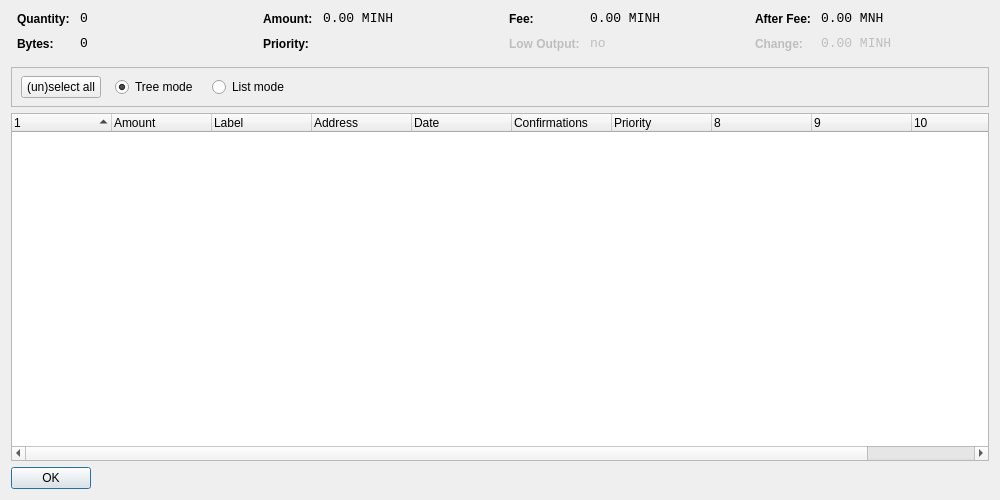
<?xml version="1.0" encoding="UTF-8"?>
<ui version="4.0">
 <class>CoinControlDialog</class>
 <widget class="QDialog" name="CoinControlDialog">
  <property name="geometry">
   <rect>
    <x>0</x>
    <y>0</y>
    <width>1000</width>
    <height>500</height>
   </rect>
  </property>
  <property name="windowTitle">
   <string>Coin Control</string>
  </property>
  <layout class="QVBoxLayout" name="verticalLayout">
   <item>
    <layout class="QHBoxLayout" name="horizontalLayoutTop" stretch="0,0,0,0">
     <property name="topMargin">
      <number>0</number>
     </property>
     <property name="bottomMargin">
      <number>10</number>
     </property>
     <item>
      <layout class="QFormLayout" name="formLayoutCoinControl1">
       <property name="horizontalSpacing">
        <number>10</number>
       </property>
       <property name="verticalSpacing">
        <number>10</number>
       </property>
       <property name="leftMargin">
        <number>6</number>
       </property>
       <property name="rightMargin">
        <number>6</number>
       </property>
       <item row="0" column="0">
        <widget class="QLabel" name="labelCoinControlQuantityText">
         <property name="styleSheet">
          <string notr="true">font-weight:bold;</string>
         </property>
         <property name="text">
          <string>Quantity:</string>
         </property>
        </widget>
       </item>
       <item row="0" column="1">
        <widget class="QLabel" name="labelCoinControlQuantity">
         <property name="font">
          <font>
           <family>Monospace</family>
           <pointsize>10</pointsize>
          </font>
         </property>
         <property name="cursor">
          <cursorShape>IBeamCursor</cursorShape>
         </property>
         <property name="contextMenuPolicy">
          <enum>Qt::ActionsContextMenu</enum>
         </property>
         <property name="text">
          <string notr="true">0</string>
         </property>
         <property name="textInteractionFlags">
          <set>Qt::LinksAccessibleByMouse|Qt::TextSelectableByKeyboard|Qt::TextSelectableByMouse</set>
         </property>
        </widget>
       </item>
       <item row="1" column="0">
        <widget class="QLabel" name="labelCoinControlBytesText">
         <property name="styleSheet">
          <string notr="true">font-weight:bold;</string>
         </property>
         <property name="text">
          <string>Bytes:</string>
         </property>
        </widget>
       </item>
       <item row="1" column="1">
        <widget class="QLabel" name="labelCoinControlBytes">
         <property name="font">
          <font>
           <family>Monospace</family>
           <pointsize>10</pointsize>
          </font>
         </property>
         <property name="cursor">
          <cursorShape>IBeamCursor</cursorShape>
         </property>
         <property name="contextMenuPolicy">
          <enum>Qt::ActionsContextMenu</enum>
         </property>
         <property name="text">
          <string notr="true">0</string>
         </property>
         <property name="textInteractionFlags">
          <set>Qt::LinksAccessibleByMouse|Qt::TextSelectableByKeyboard|Qt::TextSelectableByMouse</set>
         </property>
        </widget>
       </item>
      </layout>
     </item>
     <item>
      <layout class="QFormLayout" name="formLayoutCoinControl2">
       <property name="horizontalSpacing">
        <number>10</number>
       </property>
       <property name="verticalSpacing">
        <number>10</number>
       </property>
       <property name="leftMargin">
        <number>6</number>
       </property>
       <property name="rightMargin">
        <number>6</number>
       </property>
       <item row="0" column="0">
        <widget class="QLabel" name="labelCoinControlAmountText">
         <property name="styleSheet">
          <string notr="true">font-weight:bold;</string>
         </property>
         <property name="text">
          <string>Amount:</string>
         </property>
        </widget>
       </item>
       <item row="0" column="1">
        <widget class="QLabel" name="labelCoinControlAmount">
         <property name="font">
          <font>
           <family>Monospace</family>
           <pointsize>10</pointsize>
          </font>
         </property>
         <property name="cursor">
          <cursorShape>IBeamCursor</cursorShape>
         </property>
         <property name="contextMenuPolicy">
          <enum>Qt::ActionsContextMenu</enum>
         </property>
         <property name="text">
          <string notr="true">0.00 MINH</string>
         </property>
         <property name="textInteractionFlags">
          <set>Qt::LinksAccessibleByMouse|Qt::TextSelectableByKeyboard|Qt::TextSelectableByMouse</set>
         </property>
        </widget>
       </item>
       <item row="1" column="0">
        <widget class="QLabel" name="labelCoinControlPriorityText">
         <property name="styleSheet">
          <string notr="true">font-weight:bold;</string>
         </property>
         <property name="text">
          <string>Priority:</string>
         </property>
        </widget>
       </item>
       <item row="1" column="1">
        <widget class="QLabel" name="labelCoinControlPriority">
         <property name="font">
          <font>
           <family>Monospace</family>
           <pointsize>10</pointsize>
          </font>
         </property>
         <property name="cursor">
          <cursorShape>IBeamCursor</cursorShape>
         </property>
         <property name="contextMenuPolicy">
          <enum>Qt::ActionsContextMenu</enum>
         </property>
         <property name="text">
          <string/>
         </property>
         <property name="textInteractionFlags">
          <set>Qt::LinksAccessibleByMouse|Qt::TextSelectableByKeyboard|Qt::TextSelectableByMouse</set>
         </property>
        </widget>
       </item>
      </layout>
     </item>
     <item>
      <layout class="QFormLayout" name="formLayoutCoinControl3">
       <property name="horizontalSpacing">
        <number>10</number>
       </property>
       <property name="verticalSpacing">
        <number>10</number>
       </property>
       <property name="leftMargin">
        <number>6</number>
       </property>
       <property name="rightMargin">
        <number>6</number>
       </property>
       <item row="0" column="0">
        <widget class="QLabel" name="labelCoinControlFeeText">
         <property name="styleSheet">
          <string notr="true">font-weight:bold;</string>
         </property>
         <property name="text">
          <string>Fee:</string>
         </property>
        </widget>
       </item>
       <item row="0" column="1">
        <widget class="QLabel" name="labelCoinControlFee">
         <property name="font">
          <font>
           <family>Monospace</family>
           <pointsize>10</pointsize>
          </font>
         </property>
         <property name="cursor">
          <cursorShape>IBeamCursor</cursorShape>
         </property>
         <property name="contextMenuPolicy">
          <enum>Qt::ActionsContextMenu</enum>
         </property>
         <property name="text">
          <string notr="true">0.00 MINH</string>
         </property>
         <property name="textInteractionFlags">
          <set>Qt::LinksAccessibleByMouse|Qt::TextSelectableByKeyboard|Qt::TextSelectableByMouse</set>
         </property>
        </widget>
       </item>
       <item row="1" column="0">
        <widget class="QLabel" name="labelCoinControlLowOutputText">
         <property name="enabled">
          <bool>false</bool>
         </property>
         <property name="styleSheet">
          <string notr="true">font-weight:bold;</string>
         </property>
         <property name="text">
          <string>Low Output:</string>
         </property>
        </widget>
       </item>
       <item row="1" column="1">
        <widget class="QLabel" name="labelCoinControlLowOutput">
         <property name="enabled">
          <bool>false</bool>
         </property>
         <property name="font">
          <font>
           <family>Monospace</family>
           <pointsize>10</pointsize>
          </font>
         </property>
         <property name="cursor">
          <cursorShape>IBeamCursor</cursorShape>
         </property>
         <property name="contextMenuPolicy">
          <enum>Qt::ActionsContextMenu</enum>
         </property>
         <property name="text">
          <string notr="true">no</string>
         </property>
         <property name="textInteractionFlags">
          <set>Qt::LinksAccessibleByMouse|Qt::TextSelectableByKeyboard|Qt::TextSelectableByMouse</set>
         </property>
        </widget>
       </item>
      </layout>
     </item>
     <item>
      <layout class="QFormLayout" name="formLayoutCoinControl4">
       <property name="horizontalSpacing">
        <number>10</number>
       </property>
       <property name="verticalSpacing">
        <number>10</number>
       </property>
       <property name="leftMargin">
        <number>6</number>
       </property>
       <property name="rightMargin">
        <number>6</number>
       </property>
       <item row="0" column="0">
        <widget class="QLabel" name="labelCoinControlAfterFeeText">
         <property name="styleSheet">
          <string notr="true">font-weight:bold;</string>
         </property>
         <property name="text">
          <string>After Fee:</string>
         </property>
        </widget>
       </item>
       <item row="0" column="1">
        <widget class="QLabel" name="labelCoinControlAfterFee">
         <property name="font">
          <font>
           <family>Monospace</family>
           <pointsize>10</pointsize>
          </font>
         </property>
         <property name="cursor">
          <cursorShape>IBeamCursor</cursorShape>
         </property>
         <property name="contextMenuPolicy">
          <enum>Qt::ActionsContextMenu</enum>
         </property>
         <property name="text">
          <string notr="true">0.00 MNH</string>
         </property>
         <property name="textInteractionFlags">
          <set>Qt::LinksAccessibleByMouse|Qt::TextSelectableByKeyboard|Qt::TextSelectableByMouse</set>
         </property>
        </widget>
       </item>
       <item row="1" column="0">
        <widget class="QLabel" name="labelCoinControlChangeText">
         <property name="enabled">
          <bool>false</bool>
         </property>
         <property name="styleSheet">
          <string notr="true">font-weight:bold;</string>
         </property>
         <property name="text">
          <string>Change:</string>
         </property>
        </widget>
       </item>
       <item row="1" column="1">
        <widget class="QLabel" name="labelCoinControlChange">
         <property name="enabled">
          <bool>false</bool>
         </property>
         <property name="font">
          <font>
           <family>Monospace</family>
           <pointsize>10</pointsize>
          </font>
         </property>
         <property name="cursor">
          <cursorShape>IBeamCursor</cursorShape>
         </property>
         <property name="contextMenuPolicy">
          <enum>Qt::ActionsContextMenu</enum>
         </property>
         <property name="text">
          <string notr="true">0.00 MINH</string>
         </property>
         <property name="textInteractionFlags">
          <set>Qt::LinksAccessibleByMouse|Qt::TextSelectableByKeyboard|Qt::TextSelectableByMouse</set>
         </property>
        </widget>
       </item>
      </layout>
     </item>
    </layout>
   </item>
   <item>
    <widget class="QFrame" name="frame">
     <property name="minimumSize">
      <size>
       <width>0</width>
       <height>40</height>
      </size>
     </property>
     <property name="frameShape">
      <enum>QFrame::StyledPanel</enum>
     </property>
     <property name="frameShadow">
      <enum>QFrame::Sunken</enum>
     </property>
     <widget class="QWidget" name="horizontalLayoutWidget">
      <property name="geometry">
       <rect>
        <x>10</x>
        <y>0</y>
        <width>781</width>
        <height>41</height>
       </rect>
      </property>
      <layout class="QHBoxLayout" name="horizontalLayoutPanel" stretch="0,0,0,0">
       <property name="spacing">
        <number>14</number>
       </property>
       <item>
        <widget class="QPushButton" name="pushButtonSelectAll">
         <property name="sizePolicy">
          <sizepolicy hsizetype="Maximum" vsizetype="Fixed">
           <horstretch>0</horstretch>
           <verstretch>0</verstretch>
          </sizepolicy>
         </property>
         <property name="text">
          <string>(un)select all</string>
         </property>
        </widget>
       </item>
       <item>
        <widget class="QRadioButton" name="radioTreeMode">
         <property name="sizePolicy">
          <sizepolicy hsizetype="Maximum" vsizetype="Fixed">
           <horstretch>0</horstretch>
           <verstretch>0</verstretch>
          </sizepolicy>
         </property>
         <property name="text">
          <string>Tree mode</string>
         </property>
         <property name="checked">
          <bool>true</bool>
         </property>
        </widget>
       </item>
       <item>
        <widget class="QRadioButton" name="radioListMode">
         <property name="sizePolicy">
          <sizepolicy hsizetype="Maximum" vsizetype="Fixed">
           <horstretch>0</horstretch>
           <verstretch>0</verstretch>
          </sizepolicy>
         </property>
         <property name="text">
          <string>List mode</string>
         </property>
        </widget>
       </item>
       <item>
        <spacer name="horizontalSpacer">
         <property name="orientation">
          <enum>Qt::Horizontal</enum>
         </property>
         <property name="sizeHint" stdset="0">
          <size>
           <width>40</width>
           <height>20</height>
          </size>
         </property>
        </spacer>
       </item>
      </layout>
     </widget>
    </widget>
   </item>
   <item>
    <widget class="CoinControlTreeWidget" name="treeWidget">
     <property name="contextMenuPolicy">
      <enum>Qt::CustomContextMenu</enum>
     </property>
     <property name="sortingEnabled">
      <bool>false</bool>
     </property>
     <property name="columnCount">
      <number>11</number>
     </property>
     <attribute name="headerShowSortIndicator" stdset="0">
      <bool>true</bool>
     </attribute>
     <attribute name="headerStretchLastSection">
      <bool>false</bool>
     </attribute>
     <column>
      <property name="text">
       <string/>
      </property>
     </column>
     <column>
      <property name="text">
       <string>Amount</string>
      </property>
     </column>
     <column>
      <property name="text">
       <string>Label</string>
      </property>
     </column>
     <column>
      <property name="text">
       <string>Address</string>
      </property>
     </column>
     <column>
      <property name="text">
       <string>Date</string>
      </property>
     </column>
     <column>
      <property name="text">
       <string>Confirmations</string>
      </property>
      <property name="toolTip">
       <string>Confirmed</string>
      </property>
     </column>
     <column>
      <property name="text">
       <string>Priority</string>
      </property>
     </column>
     <column>
      <property name="text">
       <string/>
      </property>
     </column>
     <column>
      <property name="text">
       <string/>
      </property>
     </column>
     <column>
      <property name="text">
       <string/>
      </property>
     </column>
     <column>
      <property name="text">
       <string/>
      </property>
     </column>
    </widget>
   </item>
   <item>
    <widget class="QDialogButtonBox" name="buttonBox">
     <property name="sizePolicy">
      <sizepolicy hsizetype="Maximum" vsizetype="Fixed">
       <horstretch>0</horstretch>
       <verstretch>0</verstretch>
      </sizepolicy>
     </property>
     <property name="orientation">
      <enum>Qt::Horizontal</enum>
     </property>
     <property name="standardButtons">
      <set>QDialogButtonBox::Ok</set>
     </property>
    </widget>
   </item>
  </layout>
 </widget>
 <customwidgets>
  <customwidget>
   <class>CoinControlTreeWidget</class>
   <extends>QTreeWidget</extends>
   <header>coincontroltreewidget.h</header>
  </customwidget>
 </customwidgets>
 <resources/>
 <connections/>
</ui>
